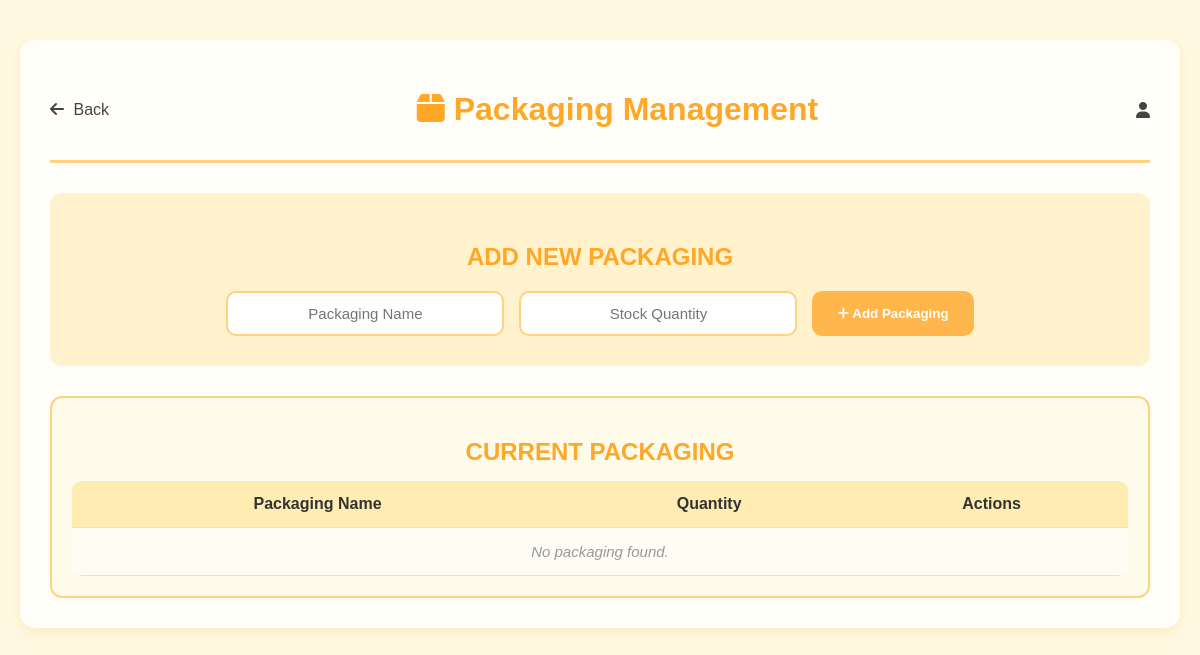
The page /packaging/ on the database as committed earlier.
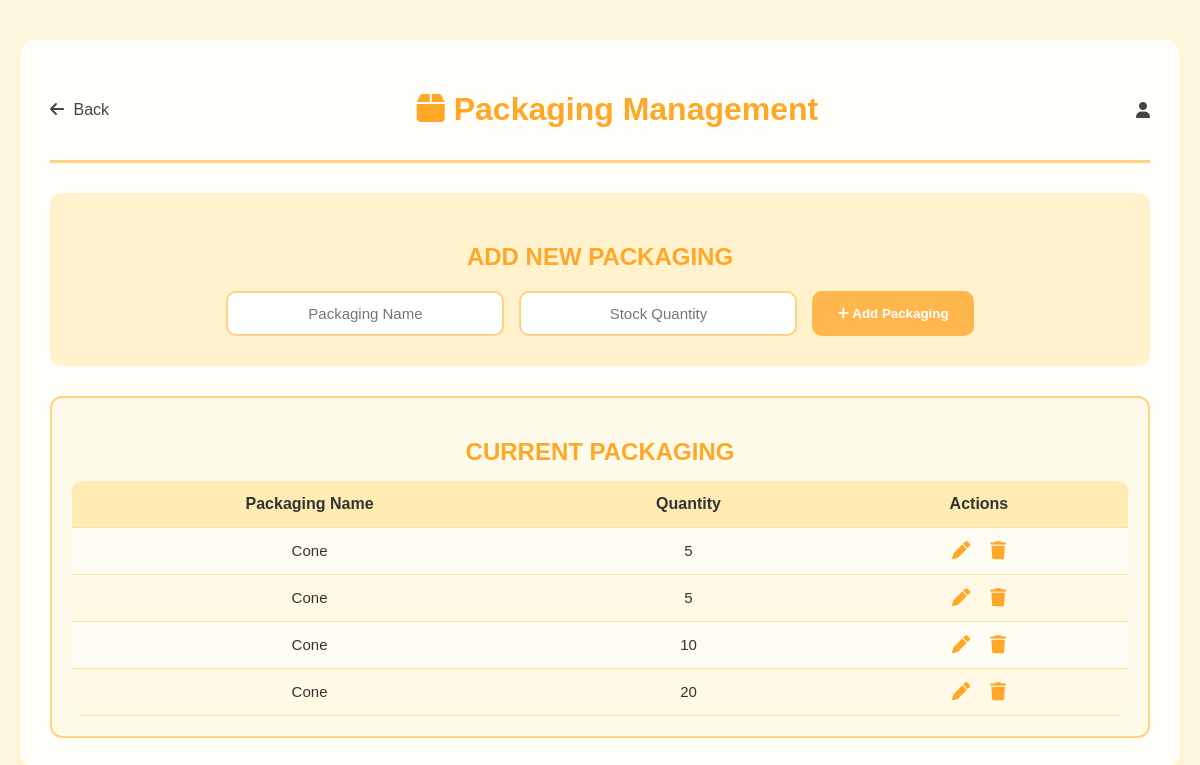
The same page on the database as committed later.
### dashboard/models.py (models this page shows, shortened)
class Packaging(models.Model):
    name = models.CharField(max_length=100)
    quantity = models.PositiveIntegerField(default=0)

### dashboard/views.py (the view, shortened to what this page needs)
# urls.py: path('packaging/', views.add_packaging, name='packaging'),
def add_packaging(request):
    packaging_list = Packaging.objects.all().order_by('name')
    packaging_to_edit = None
    if 'edit' in request.GET:
        packaging_to_edit = get_object_or_404(Packaging, id=request.GET['edit'])
    return render(request, 'dashboard/packaging.html', {
        'packaging_list': packaging_list,
        'packaging_to_edit': packaging_to_edit
    })

### dashboard/templates/dashboard/packaging.html (shortened to what this page needs)
{% load static %}
<!DOCTYPE html>
<html lang="en">
<head>
  <link rel="stylesheet" href="{% static 'css/packaging.css' %}">
  <link rel="stylesheet" href="https://cdnjs.cloudflare.com/ajax/libs/font-awesome/6.5.0/css/all.min.css">
</head>
<body>
  <div class="container">
    <header class="header">
      <a href="{% url 'home' %}" class="back-btn">
        <i class="fa-solid fa-arrow-left"></i> Back
      </a>
      <h1><i class="fa-solid fa-box"></i> Packaging Management</h1>
      <div class="admin-profile">
        <i class="fa-solid fa-user"></i>
      </div>
    </header>
    <section class="add-form">
      <h2>ADD NEW PACKAGING</h2>
      <form method="POST" action="{% url 'add_packaging' %}">
        <input type="text" name="name" placeholder="Packaging Name" required>
        <input type="number" name="quantity" placeholder="Stock Quantity" required>
        <button type="submit" class="add-btn">
            <i class="fa-solid fa-plus"></i> Add Packaging
        </button>
      </form>
    </section>
    <section class="flavor-list">
      <h2>CURRENT PACKAGING</h2>
      <table>
        <thead>
          <tr>
            <th>Packaging Name</th>
            <th>Quantity</th>
            <th>Actions</th>
          </tr>
        </thead>
        <tbody>
          {% for pack in packaging_list %}
            <tr>
              {% if packaging_to_edit and packaging_to_edit.id == pack.id %}
                <form method="POST" action="{% url 'packaging' %}" class="inline-edit-form">
                  {% csrf_token %}
                  <td><input type="text" name="name" value="{{ pack.name }}"></td>
                  <td><input type="number" name="quantity" value="{{ pack.quantity }}"></td>
                  <td class="actions">
                    <button type="submit" name="action" value="update_packaging">Save</button>
                    <a href="{% url 'packaging' %}" class="cancel-btn">Cancel</a>
                    <input type="hidden" name="packaging_id" value="{{ pack.id }}">
                  </td>
                </form>
              {% else %}
                <td>{{ pack.name }}</td>
                <td>{{ pack.quantity }}</td>
                <td class="actions">
                  <a href="{% url 'packaging' %}?edit={{ pack.id }}" title="Edit">
                    <i class="fa-solid fa-pen"></i>
                  </a>
                  <a href="{% url 'delete_packaging' pack.id %}"
                     onclick="return confirm('Are you sure you want to delete {{ pack.name }}?')"
                     title="Delete">
                    <i class="fa-solid fa-trash"></i>
                  </a>
                </td>
              {% endif %}
            </tr>
          {% empty %}
            <tr>
              <td colspan="5" class="no-data">No packaging found.</td>
            </tr>
          {% endfor %}
        </tbody>
      </table>
    </section>
  </div>
</body>
</html>

Rows that differ between the two databases and show on the page:
added Packaging: name "Cone", quantity "5"
added Packaging: name "Cone", quantity "5"
added Packaging: name "Cone", quantity "10"
added Packaging: name "Cone", quantity "20"
Other text that changed with them:
text no longer shown: "No packaging found."
